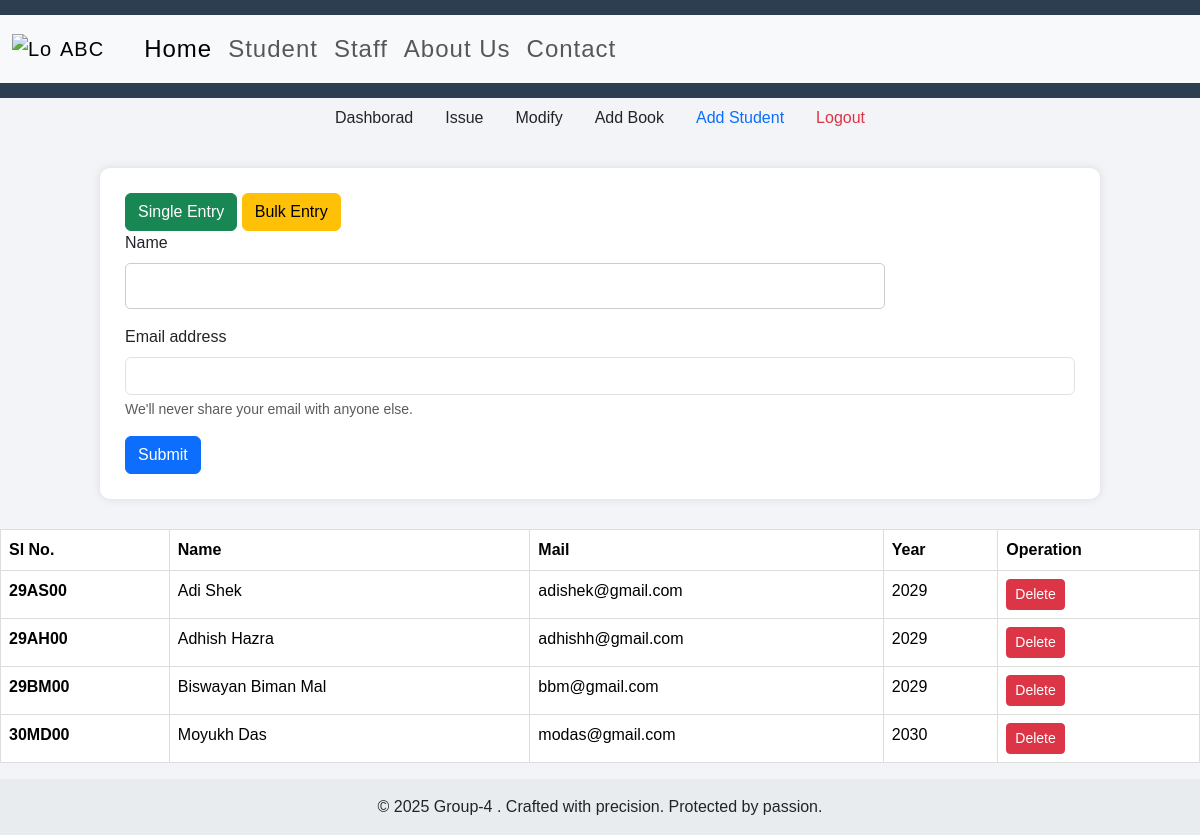
/addstu, run on an earlier commit of the app's database.
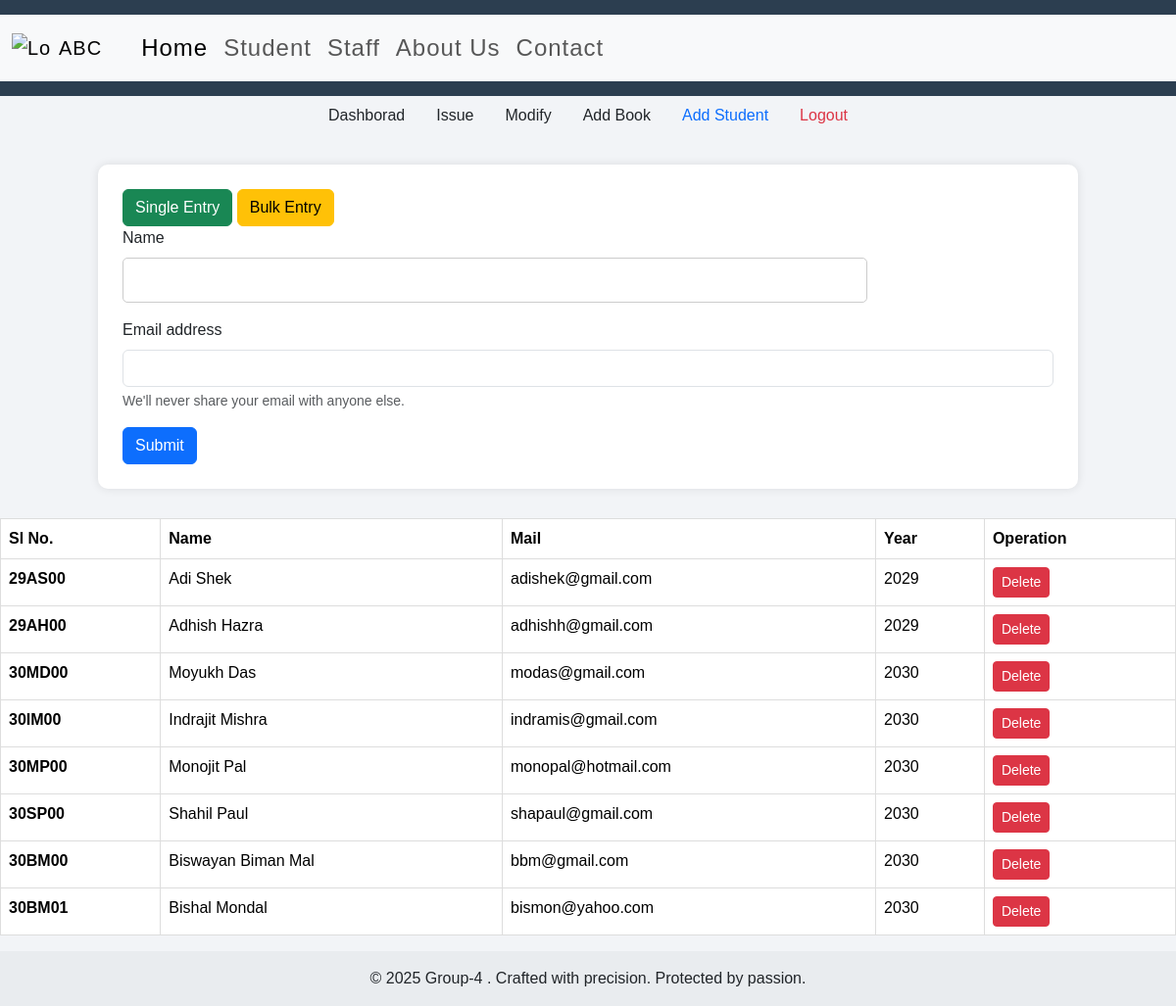
And on a later commit of the database.
### app.py (models this page shows)
class Student(db.Model):
    id = db.Column(db.String(6),primary_key=True)
    name = db.Column(db.String(50))
    passout = db.Column(db.Integer)
    mail = db.Column(db.String(75))

### app.py (the view, shortened to what this page needs)
@app.route("/addstu",methods=["POST","GET"])
def Add_Student():
    all_stu = Student.query.all()
    return render_template("addstu.html",stus=all_stu)

### templates/addstu.html (shortened to what this page needs)
{% extends "base.html" %}
{% block b %}
<ul class="nav justify-content-center">
  <li class="nav-item">
    <a class="nav-link text-dark" href="/dashboard">Dashborad</a>
  </li>
  <li class="nav-item">
    <a class="nav-link text-dark" href="/issue">Issue</a>
  </li>
  <li class="nav-item">
    <a class="nav-link text-dark" href="/modify">Modify</a>
  </li>
  <li class="nav-item">
    <a class="nav-link text-dark" href="/add_book">Add Book</a>
  </li>
  <li class="nav-item">
    <a class="nav-link active" href="/addstu">Add Student</a>
  </li>
  <li class="nav-item">
    <a class="nav-link text-danger" href="/logout">Logout</a>
  </li>
</ul>
<div class="container">
  <button type="button" class="btn btn-success" id="singleBtn">Single Entry</button>
  <button type="button" class="btn btn-warning" id="bulkBtn">Bulk Entry</button>
<form method="post" action="/addstu" id="singleForm" >
  <div class="mb-3">
    <label class="form-label">Name</label>
    <input type="text" name="name" class="form-control">
  </div>
  <div class="mb-3">
    <label class="form-label">Email address</label>
    <input type="email" name="mail" class="form-control">
    <div class="form-text">We'll never share your email with anyone else.</div>
  </div>
  <button type="submit" class="btn btn-primary">Submit</button>
</form>
</div>
<table class="table">
  <thead>
    <tr>
      <th scope="col">Sl No.</th>
      <th scope="col">Name</th>
      <th scope="col">Mail</th>
      <th scope="col">Year</th>
      <th scope="col">Operation</th>
    </tr>
  </thead>
  <tbody>
    {% for stu in stus %}
    <tr>
      <th scope="row">{{stu.id}}</th>
      <td>{{stu.name}}</td>
      <td>{{stu.mail}}</td>
      <td>{{stu.passout}}</td>
      <td><a href="/delstu/{{stu.id}}" type="button" class="btn btn-sm btn-danger">Delete</a></td>
    </tr>
    {% endfor %}
  </tbody>
</table>
{% endblock b %}

What changed in the data, as far as the page shows it:
removed Student: id "29BM00", name "Biswayan Biman Mal", mail "bbm@gmail.com", passout "2029"
added Student: id "30IM00", name "Indrajit Mishra", mail "indramis@gmail.com", passout "2030"
added Student: id "30MP00", name "Monojit Pal", mail "monopal@hotmail.com", passout "2030"
added Student: id "30SP00", name "Shahil Paul", mail "shapaul@gmail.com", passout "2030"
added Student: id "30BM00", name "Biswayan Biman Mal", mail "bbm@gmail.com", passout "2030"
added Student: id "30BM01", name "Bishal Mondal", mail "bismon@yahoo.com", passout "2030"
